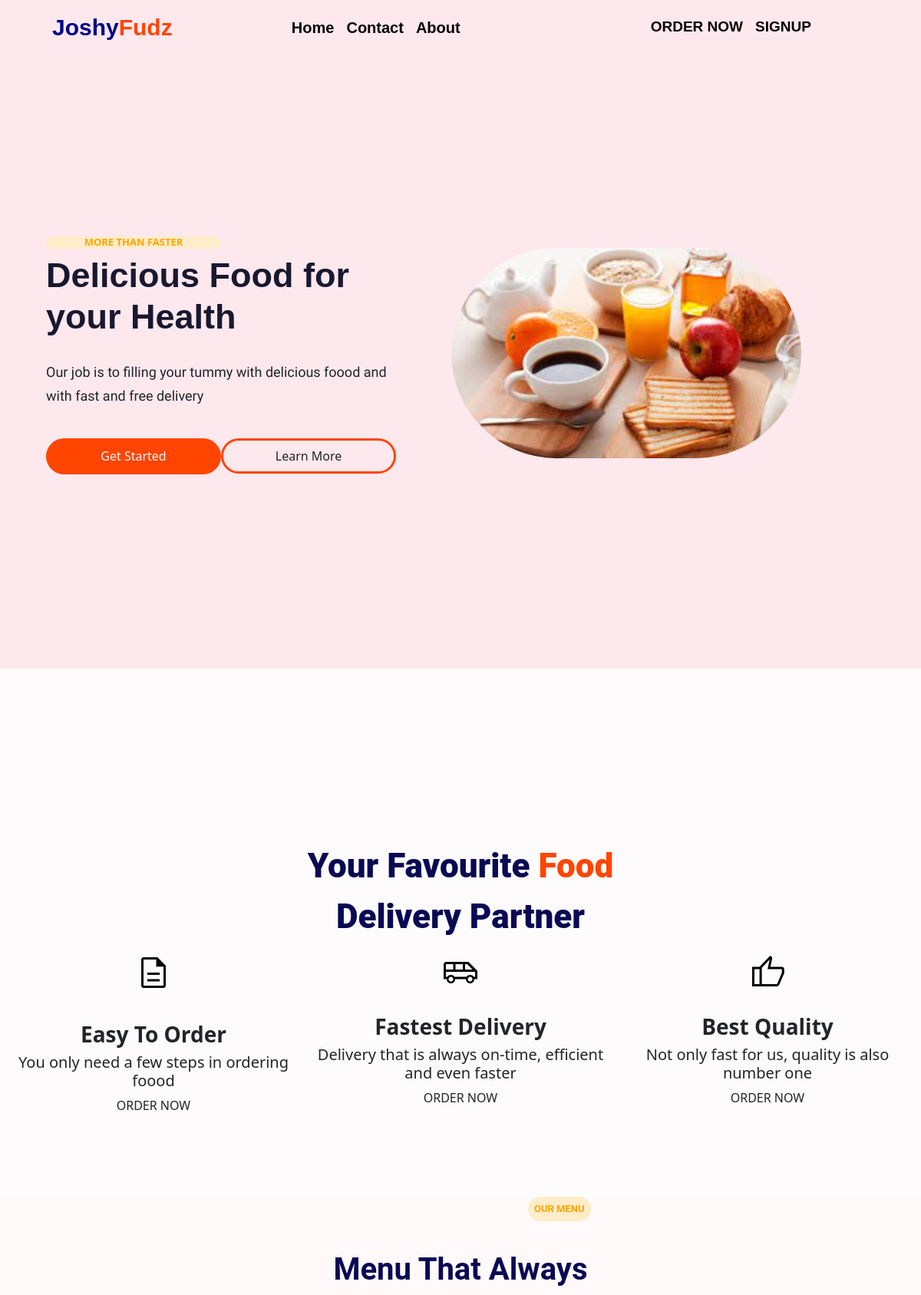
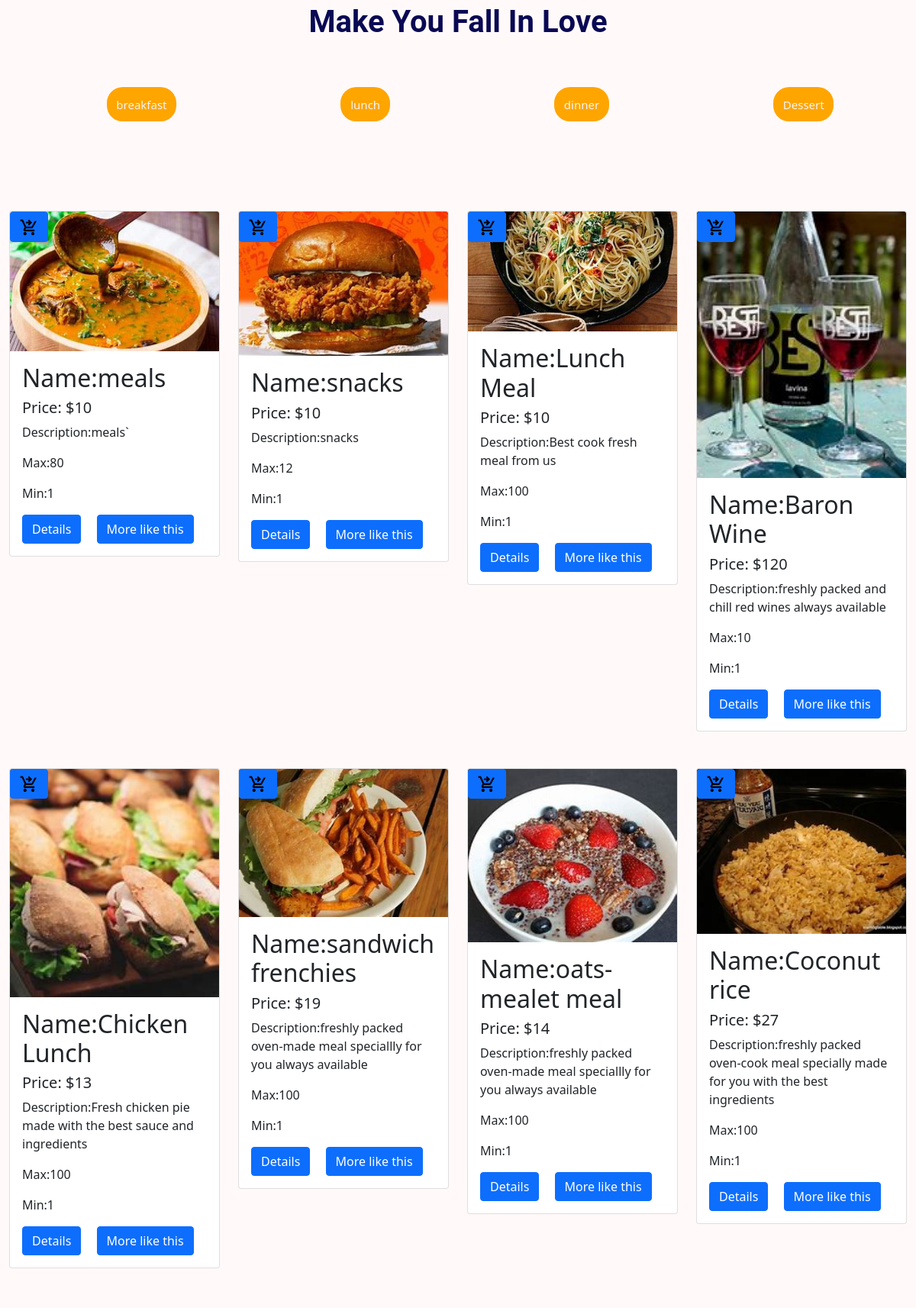
The page / (upper part) on the database its author committed (2 pictures, top to bottom).
### home/models.py (models this page shows, shortened)
class Product(models.Model):
    name = models.CharField(max_length=250)
    img = models.ImageField(upload_to= 'Product', default='prod.jpg')
    price = models.CharField(max_length=100)
    max_quantity = models.IntegerField()
    min_quantity = models.IntegerField(default=1, editable=False)
    display = models.BooleanField()
    latest = models.BooleanField(default=False)
    trending =models.BooleanField(default=False)
    meals =models.BooleanField(default=False)
    wines =models.BooleanField(default=False)
    snacks =models.BooleanField(default=False)
    description = models.TextField()
    created = models.DateTimeField(auto_now_add=True)
    update = models.DateTimeField(auto_now=True)
    class Meta:
        db_table = 'product'
        managed = True
        verbose_name = 'Product'
        verbose_name_plural = 'Products'

### home/views.py (the view)
# urls.py: path('',views.index, name='index'),
def index(request):
    display = Product.objects.filter(display=True)
    context = {
        'display':display,
    }
    return render(request, 'index.html', context)

### home/context_processors.py (called while the page is built)
def readcart(request):
    cart = Product.objects.filter()
    cartcount = 0
    for count in cart:
        cartcount += count.max_quantity
        context = {
            'cartcount':cartcount,
        }
        return context

### home/templates/index.html (shortened to what this page needs)
{% extends 'base.html' %}
{% load static %}
{% block header %}{% include 'header.html' %}{% endblock header %}
{% block banner %}{% include 'banner.html' %}{% endblock banner %}
{% block features %}{% include 'features.html' %}{% endblock features %}
{% block content %}
<h5 class="menu">OUR MENU</h5>
<P class="menu_p">Menu That Always <br> Make You Fall In Love</P>
<div class="list_head  d-none d-lg-block ">
    <ul>
        <li><a href=" ">breakfast</a></li>
        <li><a href="">lunch</a></li>
        <li><a href="">dinner</a></li>
        <li><a href="">Dessert</a></li>
    </ul>
</div>
<div class="container-fluid">
  <div class="row gy-5">
    {% if display %}
      {% for d in display %}
        <div class="col-6 col-md-4 col-lg-3">
        <div class="card  ind-card" style="">
            <a href="{% url 'displaycart' %}" class="card-link position-absolute start-75 btn btn-primary"></a>
            <img src="{{d.img.url}}" class="card-img-top" alt="...">
            <div class="card-body">
                <h2 class="card-title">Name:{{d.name}}</h2>
                <h5 class="card-title">Price: ${{d.price}}</h5>
                 <p class="card-text">Description:{{d.description}}</p>
                 <p class="card-text"> Max:{{d.max_quantity}}</p>
                 <p class="card-text">Min:{{d.min_quantity}}</p>
                <a href="{% url 'details' d.id %}" class="card-link btn btn-primary">Details</a>
                <a href="{% url 'products' %}" class="card-link btn btn-primary dsmnone">More like this</a>
            </div>
        </div>
        </div>
      {% endfor %}
    {% endif %}
  </div>
  </div>
{% endblock content %}

### home/templates/base.html (shortened to what this page needs)
{% load static %}
<!doctype html>
<html lang="en">
  <head>
    <link href="https://cdn.jsdelivr.net/npm/bootstrap@5.1.3/dist/css/bootstrap.min.css" rel="stylesheet">
    <link rel="stylesheet" href="{% static '' %}styling/school.css">
    <link rel="stylesheet" href="{% static '' %}styling/login_signup.css">
    <link rel="stylesheet" href="{% static '' %}styling/responsiveness.css">
    <link rel="stylesheet" href="https://cdnjs.cloudflare.com/ajax/libs/font-awesome/6.1.1/css/brands.min.css">
  </head>
  <body>
{% block header %}{% endblock header %}
{% block banner %}{% endblock banner %}
{% block features %}{% endblock features %}
{% block content %}{% endblock content %}
  </body>
</html>

### home/templates/header.html (shortened to what this page needs)
<nav class="navbar navbar-expand-lg sticky-top" >
    <div class="container-fluid" id="head_ings">
      <a class="navbar-brand ms-2 mt-auto ps-5" href="{% url 'index' %}"><span style="color: darkblue;">Joshy</span><span style="color:orangered ;">Fudz</span></a>
        <div class="offcanvas offcanvas-end" tabindex="-1" id="offcanvasRight" aria-labelledby="offcanvasRightLabel">
        <div class="offcanvas-body">
        <ul class="navbar-nav me-auto ms-auto mb-2 mb-lg-0">
          {% if request.user.is_authenticated %}
          <li class="nav-item">
            <a class="nav-link active" aria-current="page" href="{% url 'index' %}">Home</a>
          </li>
          <li class="nav-item dropdown">
            <a class="nav-link dropdown-toggle" href="#" id="navbarDropdown" role="button" data-bs-toggle="dropdown" aria-expanded="true" >Services</a>
            <ul class="dropdown-menu" aria-labelledby="navbarDropdown">
              <li><hr class="dropdown-divider"></li>
                <li><a class="dropdown-item" href="{% url 'products' %}">Meals & Services</a></li>
                <li><a class="dropdown-item" href="{% url 'products' %}">Snacks & Appetizers</a></li>
                <li><a class="dropdown-item" onclick="return confirm('Scroll down please to see our available Meals!!!')"
                 href="{% url 'products' %}">Wines & Spirits</a></li>
                <li><hr class="dropdown-divider"></li>
              </ul>
          </li>
          <li class="nav-item dropdown">
            <a class="nav-link dropdown-toggle" href="#" id="navbarDropdown" role="button" data-bs-toggle="dropdown" aria-expanded="false">Account
            </a>
            <ul class="dropdown-menu" aria-labelledby="navbarDropdown">
              <li><a class="dropdown-item" href="{% url 'profile' %}">Account</a></li>
              <li><a class="dropdown-item" href="{% url 'password' %}">change-password</a></li>
              <li><a class="dropdown-item" href="{% url 'profile_update' %}">update-profile</a></li>
            </ul>
          </li>
          <li class="nav-item" href="login" >
            <a class="nav-link" href="#serv" href="a#">Contact</a>
          </li>
          <li class="nav-item">
            <a class="nav-link" href="#ab">About</a>
          </li>
        </ul>
        <li class="nav-item navbar-nav">
            <a href="{% url 'login' %}" class="nav-link me-1"  >Welcome  {{request.user.username}}</a>
        </li>
        <li class="nav-item navbar-nav">
            <a href="{% url 'logout' %}" class="nav-link me-1"  id="ogs">LOGOUT</a>
        </li>
        {% else %}
        <div class="subz me-5 pe-5">
            <li class="nav-item">
              <a class="nav-link active" aria-current="page" href="{% url 'index' %}">Home</a>
            </li>
            <li class="nav-item">
              <a class="nav-link" href="#serv" href="{% url 'index' %}">Contact</a>
            </li>
            <li class="nav-item">
              <a class="nav-link" href="#ab">About</a>
            </li>
          </div>
            <div class="subz1 ms-md-5 ps-md-5">
            <li class="nav-ite mt-2 ms-md-5">
              <a href="{% url 'login' %}" >ORDER NOW</a>
            </li>
            <li class="nav-ites mt-2 ms-3" >
                <a href="{% url 'register' %}"class="sub-nav">SIGNUP</a>
            </li>
          </div>
      </div>
      {% endif %}
      </div>
    </div>
  </nav>

### home/templates/banner.html (shortened to what this page needs)
{% load static %}
<div class="container-fluid">
    <div class="row hero-head ps-md-5" >
      <div class="col-10 col-md-5 col-lg-5" data-aos="fade-up" data-aos-duration="1000">
          <h5>More Than Faster</h5>
          <h2>Delicious Food for your <span>Health</span></h2>
          <h4>Our job is to filling your tummy with delicious foood and with fast and free delivery</h4>
          <div class="p22">
            <p class="pi">Get Started</p><p class="p1">Learn More</span></p>
      </div>
      </div>
      <div class="col-10 col-md-5 col-lg-5 ms-5" data-aos="fade-down" data-aos-duration="1000">
        <div id="carouselExampleInterval" class="carousel slide" data-bs-ride="carousel">
         <div class="carousel-inner">
        <div class="carousel-item" data-bs-interval="1500">
          <img src="{% static '' %}imgs/b4.jpg" alt="" class="rounded-pill w-100">
      </div>
    </div>
    </div>
    </div>
    </div>
  </div>

### home/templates/features.html (shortened to what this page needs)
{% load static %}
<div class="container-fluid justify-content-around text-center" id="feat">
    <div class="subs" data-aos="zoom-in" data-aos-duration="3000">
        <p>Your Favourite <span style="color:orangered">Food</span> <br>
        Delivery Partner</p>
    </div>
    <div class="row " data-aos="flip-right" data-aos-duration="3000">
    <div class="col-10 col-md-4 col-lg-4">
        <svg xmlns="http://www.w3.org/2000/svg" color="orangered" height="88" width="48"><path d="M15.95 35.5h16.1v-3h-16.1Zm0-8.5h16.1v-3h-16.1ZM11 44q-1.2 0-2.1-.9Q8 42.2 8 41V7q0-1.2.9-2.1Q9.8 4 11 4h18.05L40 14.95V41q0 1.2-.9 2.1-.9.9-2.1.9Zm16.55-27.7V7H11v34h26V16.3ZM11 7v9.3V7v34V7Z"/></svg>
        <h3><b>Easy To Order</b></h3>
        <h5>You only need a few steps in ordering foood</h5>
        <p>ORDER NOW</p>
    </div>
    <div class="col-10 col-md-4 col-lg-4">
        <h3><b>Fastest Delivery</b></h3>
        <h5>Delivery that is always on-time, efficient and even faster</h5>
        <p>ORDER NOW</p>
    </div>
     <div class="col-10 col-md-4 col-lg-4">
        <h3><b>Best Quality</b></h3>
        <h5>Not only fast for us, quality is also number one</h5>
        <p>ORDER NOW</p>
    </div>
</div>
</div>

### home/templates/popular_items.html (shortened to what this page needs)
{% load static %}

### home/static/styling/school.css (style rules this page uses)
.navbar { background-color: rgb(253, 232, 238); }
.navbar-brand { font-size: 30px; font-weight: 800; font-family: sans-serif; }
.nav-item a { color: black; font-size: 20px; font-weight: 600; font-family: sans-serif; }
.hero-head { background-color: rgb(253, 232, 238); height: 50rem; align-items: center; }
.hero-head h5 { text-transform: uppercase; background-color: rgb(255, 236, 200); border-radius: 4rem; color: orange; width: 50%; font-size: small; font-size: 13px; text-align: center; font-weight: 700; }
.hero-head h2 { color: rgb(24, 24, 47); font-size: 45px; font-family: 'arial'; font-weight: 900; }
.hero-head h4 { font-family: 'Edu VIC WA NT Beginner', cursive; font-size: large; line-height: 1.9rem; margin-top: 1.9rem; }
.pi { background-color: orangered; border-radius: 3rem; width: 19rem; padding: .7rem; color: whitesmoke; }
.p1 { border: .2rem solid orangered; border-radius: 3rem; width: 19rem; padding: .5rem; }
.p22 { display: flex; text-align: center; align-items: flex-start; padding-top: 2rem; }
.subs p { color: rgb(9, 9, 84); font-size: 44px; font-weight: 800; font-family: 'Roboto', sans-serif; }
#feat { padding-top: 10rem; height: 43rem; background-color: rgb(253, 251, 251); align-items: center; justify-content: center; }
.menu { text-transform: uppercase; background-color: rgb(255, 236, 200); border-radius: 4rem; color: orange; font-size: small; font-family: 'Roboto', sans-serif; font-weight: 700; width: max-content; padding: .5rem; margin: 0rem 5rem 2rem 43rem; }
.menu_p { color: rgb(9, 9, 84); font-size: 40px; font-weight: 600; font-family: 'Roboto', sans-serif; text-align: center; line-height: 3.9rem; }
.list_head ul { display: flex; list-style: none; justify-content: space-around; margin-bottom: 8rem; margin-top: 4rem; }
.list_head a { text-decoration: none; background-color: orange; color: whitesmoke; border-radius: 1.3rem; padding: .8rem; width: 30%; font-size: 15px; text-align: center; }
body { background-color: rgb(255, 249, 249); }
* { padding: 0%; border: 0; box-sizing: border-box; }

### home/templates/header.html (style rules this page uses)
.subz { display: flex; }
.subz1 { display: flex; }
.nav-ite a { text-decoration: none; font-size: 19px; font-weight: 600; font-family: sans-serif; color: black; text-align: center; height: 4rem; }
.nav-ites a { text-decoration: none; font-size: 19px; font-weight: 600; font-family: sans-serif; color: black; }

### rows shown on the page
Product: img (picture), name "meals", price "10", description "meals`", max_quantity "80", min_quantity "1"
Product: img (picture), name "snacks", price "10", description "snacks", max_quantity "12", min_quantity "1"
Product: img (picture), name "Lunch Meal", price "10", description "Best cook fresh meal from us", max_quantity "100", min_quantity "1"
Product: img (picture), name "Baron Wine", price "120", description "freshly packed and chill red wines always available", max_quantity "10", min_quantity "1"
Product: img (picture), name "Chicken Lunch", price "13", description "Fresh chicken pie made with the best sauce and ingredients", max_quantity "100", min_quantity "1"
Product: img (picture), name "sandwich frenchies", price "19", description "freshly packed oven-made meal speciallly for you always available", max_quantity "100", min_quantity "1"
Product: img (picture), name "oats-mealet meal", price "14", description "freshly packed oven-made meal speciallly for you always available", max_quantity "100", min_quantity "1"
Product: img (picture), name "Coconut rice", price "27", description "freshly packed oven-cook meal specially made for you with the best ingredients", max_quantity "100", min_quantity "1"
